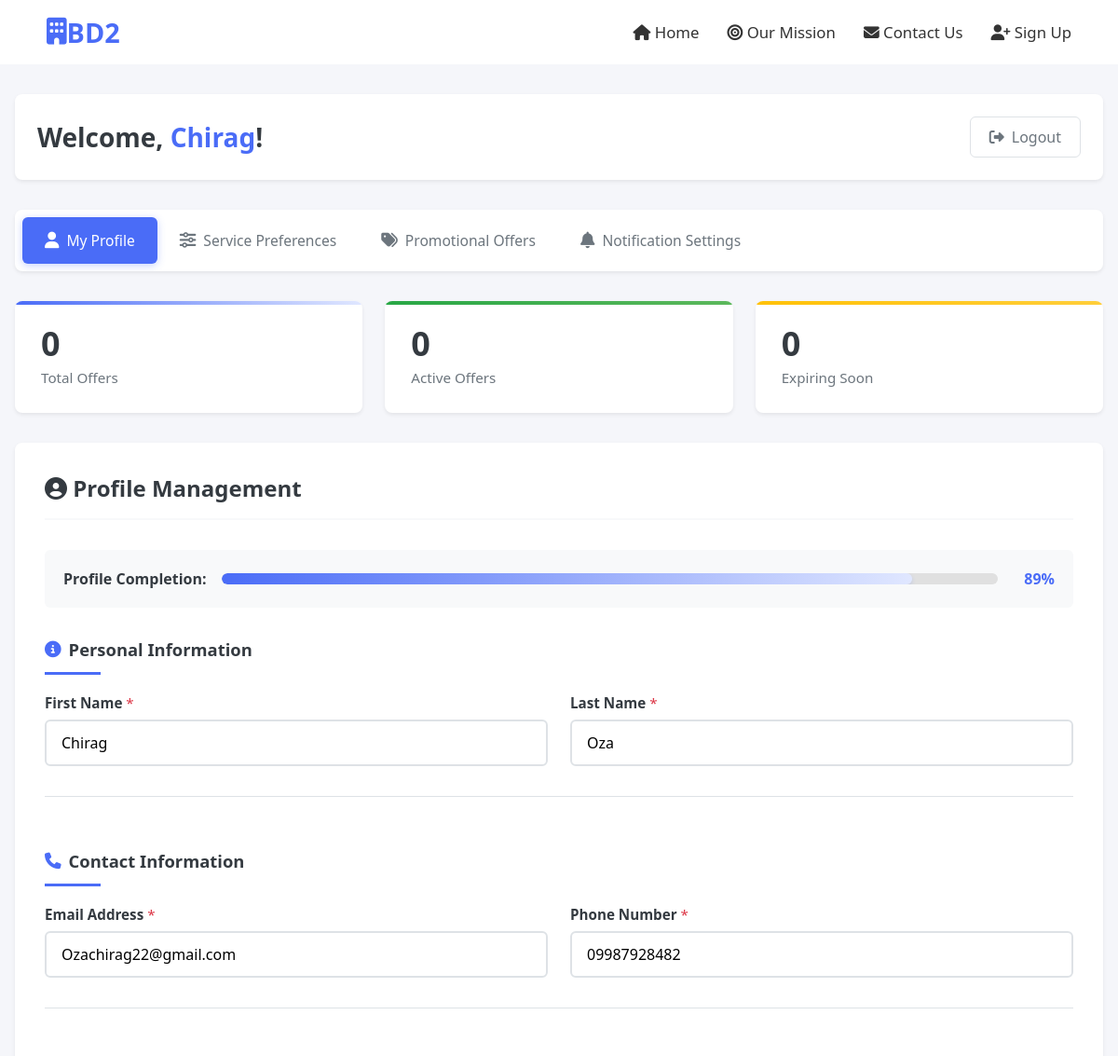
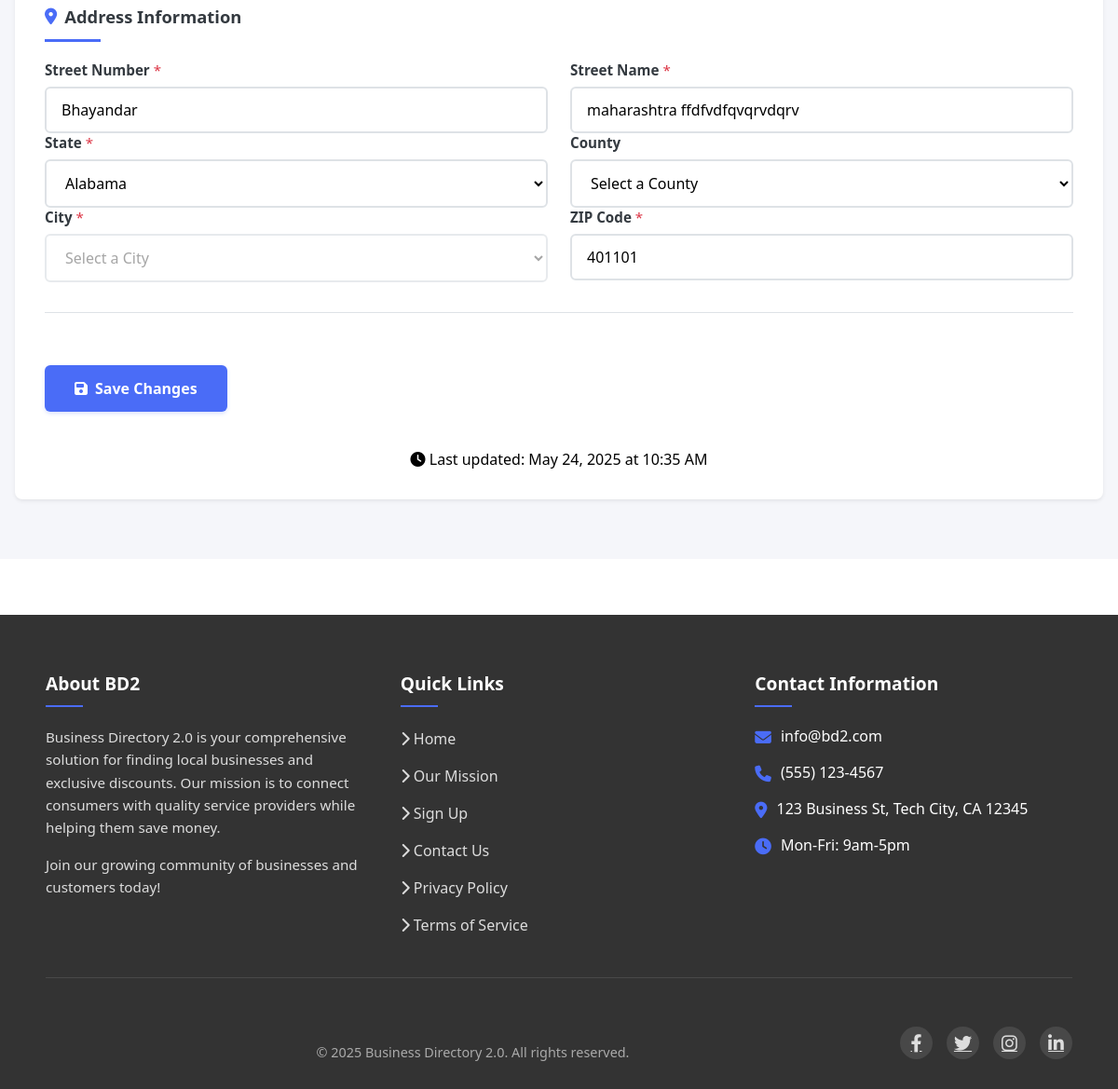
The page /users/consumer-dashboard/ (signed in) on the database its author committed (2 pictures, top to bottom).
### users/models.py (models this page shows, shortened)
class User(AbstractUser, TimeStampedModel):
    username = None
    email = models.EmailField(_('email address'), unique=True)
    phone_number = models.CharField(max_length=15, blank=True, null=True)
    profile_picture = models.ImageField(upload_to='profile_pictures/', blank=True, null=True)
    address = models.ForeignKey(Address, on_delete=models.SET_NULL, null=True, blank=True)
    user_type = models.CharField(max_length=10, choices=UserType.choices, default=UserType.REQUESTOR)
    business_name = models.CharField(max_length=255, blank=True, null=True)
    website = models.URLField(blank=True, null=True)
    business_card_front = models.ImageField(upload_to='business_cards/', blank=True, null=True)
    business_card_back = models.ImageField(upload_to='business_cards/', blank=True, null=True)
    has_blank_card_back = models.BooleanField(default=False)
    service_description = models.TextField(blank=True, null=True)
    login_token = models.CharField(max_length=100, blank=True, null=True)
    token_expiry = models.DateTimeField(blank=True, null=True)
    groups = models.ManyToManyField(
        'auth.Group',
        verbose_name=_('groups'),
        blank=True,
        help_text=_(
            'The groups this user belongs to. A user will get all permissions '
            'granted to each of their groups.'
        ),
        related_name='custom_user_set',
        related_query_name='user',
    )
    user_permissions = models.ManyToManyField(
        'auth.Permission',
        verbose_name=_('user permissions'),
        blank=True,
        help_text=_('Specific permissions for this user.'),
        related_name='custom_user_set',
        related_query_name='user',
    )
    USERNAME_FIELD = 'email'
    REQUIRED_FIELDS = []
    objects = UserManager()

### core/models.py (models this page shows, shortened)
class TimeStampedModel(models.Model):
    created_at = models.DateTimeField(auto_now_add=True)
    updated_at = models.DateTimeField(auto_now=True)
    is_active = models.BooleanField(default=True)
    class Meta:
        abstract = True

class Address(TimeStampedModel):
    street = models.CharField(max_length=255)
    city = models.CharField(max_length=100)
    state = models.CharField(max_length=100)
    postal_code = models.CharField(max_length=20)
    country = models.CharField(max_length=100, default="United States")
    latitude = models.DecimalField(max_digits=9, decimal_places=6, null=True, blank=True)
    longitude = models.DecimalField(max_digits=9, decimal_places=6, null=True, blank=True)
    class Meta:
        verbose_name_plural = "Addresses"

### users/views.py (the view)
# urls.py: path('consumer-dashboard/', views.consumer_dashboard, name='consumer_dashboard'),
@login_required
def consumer_dashboard(request):
    user = request.user
    if user.login_token and user.is_token_valid():
        user.clear_token()
    context = {
        'user': user,
        **get_dashboard_stats(user),
        **get_user_profile_data(user),
        **get_user_preferences_data(user),
        **get_offers_data(user),
        **get_notification_settings(user),
        'states': get_us_states(),
        'all_categories': get_formatted_categories(),
    }
    return render(request, 'users/consumer_dashboard.html', context)

### users/templates/users/consumer_dashboard.html (shortened to what this page needs)
{% extends "base.html" %}
{% load static %}
{% block extra_css %}
<link rel="stylesheet" href="{% static 'css/consumer_dashboard.css' %}">
<link rel="stylesheet" href="https://cdn.jsdelivr.net/npm/toastify-js/src/toastify.min.css">
{% endblock %}
{% block content %}
<main class="consumer-dashboard">
  <header class="dashboard-header">
    <h1>Welcome, <span id="user-first-name">{{ user.first_name|default:"there" }}</span>!</h1>
    <div class="logout-container">
      <a href="{% url 'logout' %}" class="logout-button">
        <i class="fas fa-sign-out-alt"></i>
        <span class="logout-text">Logout</span>
      </a>
    </div>
  </header>
  <nav class="dashboard-tabs" role="tablist">
    <button class="tab-button active" data-tab="profile" role="tab" aria-selected="true" aria-controls="profile-section">
      <i class="fas fa-user"></i>
      <span>My Profile</span>
    </button>
    <button class="tab-button" data-tab="preferences" role="tab" aria-selected="false" aria-controls="preferences-section">
      <i class="fas fa-sliders-h"></i>
      <span>Service Preferences</span>
    </button>
    <button class="tab-button" data-tab="offers" role="tab" aria-selected="false" aria-controls="offers-section">
      <i class="fas fa-tags"></i>
      <span>Promotional Offers</span>
    </button>
    <button class="tab-button" data-tab="notifications" role="tab" aria-selected="false" aria-controls="notifications-section">
      <i class="fas fa-bell"></i>
      <span>Notification Settings</span>
    </button>
  </nav>
  <section class="dashboard-stats" aria-label="Dashboard statistics">
    <div class="stat-card">
      <div class="stat-number" id="total-offers">{{ total_offers|default:"0" }}</div>
      <div class="stat-label">Total Offers</div>
    </div>
    <div class="stat-card">
      <div class="stat-number" id="active-offers">{{ active_offers|default:"0" }}</div>
      <div class="stat-label">Active Offers</div>
    </div>
    <div class="stat-card">
      <div class="stat-number" id="expiring-soon">{{ expiring_soon|default:"0" }}</div>
      <div class="stat-label">Expiring Soon</div>
    </div>
  </section>
  <section class="dashboard-content active" id="profile-section" role="tabpanel" aria-labelledby="profile-tab">
    {% include "users/consumer_dashboard_profile.html" %}
  </section>
</main>
{% endblock %}

### core/templates/base.html (shortened to what this page needs)
{% load static %}
<!DOCTYPE html>
<html lang="en">
<head>
  <link rel="stylesheet" href="{% static 'css/home.css' %}">
  <link rel="stylesheet" href="https://cdnjs.cloudflare.com/ajax/libs/font-awesome/6.4.0/css/all.min.css">
  <link rel="stylesheet" type="text/css" href="https://cdn.jsdelivr.net/npm/toastify-js/src/toastify.min.css">
  {% block extra_css %}{% endblock %}
</head>
<body>
  <nav>
    <div class="nav-container">
      <a href="{% url 'home' %}" class="logo">
        <i class="fas fa-building"></i> <span>BD2</span>
      </a>
      <ul class="menu">
        <li><a href="{% url 'home' %}" class="{% if request.path == '/' %}active{% endif %}"><i class="fas fa-home"></i> Home</a></li>
        <li><a href="#" class="{% if request.path == '/mission/' %}active{% endif %}"><i class="fas fa-bullseye"></i> Our Mission</a></li>
        <li><a href="{% url 'contact' %}" class="{% if request.path == '/contact/' %}active{% endif %}"><i class="fas fa-envelope"></i> Contact Us</a></li>
        <li><a href="{% url 'signup' %}" class="{% if request.path == '/register/' %}active{% endif %}"><i class="fas fa-user-plus"></i> Sign Up</a></li>
      </ul>
    </div>
  </nav>
  {% block content %}{% endblock %}
  <footer>
    <div class="footer-content">
      <div class="footer-column">
        <h3>About BD2</h3>
        <p>Business Directory 2.0 is your comprehensive solution for finding local businesses and exclusive discounts. Our mission is to connect consumers with quality service providers while helping them save money.</p>
        <p>Join our growing community of businesses and customers today!</p>
      </div>
      <div class="footer-column">
        <h3>Quick Links</h3>
        <ul class="footer-links">
          <li><a href="{% url 'home' %}"><i class="fas fa-chevron-right"></i> Home</a></li>
          <li><a href="#"><i class="fas fa-chevron-right"></i> Our Mission</a></li>
          <li><a href="{% url 'register' %}"><i class="fas fa-chevron-right"></i> Sign Up</a></li>
          <li><a href="{% url 'contact' %}"><i class="fas fa-chevron-right"></i> Contact Us</a></li>
          <li><a href="#"><i class="fas fa-chevron-right"></i> Privacy Policy</a></li>
          <li><a href="#"><i class="fas fa-chevron-right"></i> Terms of Service</a></li>
        </ul>
      </div>
      <div class="footer-column">
        <h3>Contact Information</h3>
        <div class="footer-contact-item">
          <span class="footer-contact-icon"><i class="fas fa-envelope"></i></span>
          <span class="footer-contact-text">info@bd2.com</span>
        </div>
        <div class="footer-contact-item">
          <span class="footer-contact-icon"><i class="fas fa-phone"></i></span>
          <span class="footer-contact-text">(555) 123-4567</span>
        </div>
        <div class="footer-contact-item">
          <span class="footer-contact-icon"><i class="fas fa-map-marker-alt"></i></span>
          <span class="footer-contact-text">123 Business St, Tech City, CA 12345</span>
        </div>
        <div class="footer-contact-item">
          <span class="footer-contact-icon"><i class="fas fa-clock"></i></span>
          <span class="footer-contact-text">Mon-Fri: 9am-5pm</span>
        </div>
      </div>
    </div>
    <div class="footer-divider"></div>
    <div class="footer-bottom">
      <div class="copyright">
        <p>© 2025 Business Directory 2.0. All rights reserved.</p>
      </div>
      <div class="footer-social">
        <a href="#" aria-label="Facebook"><i class="fab fa-facebook-f"></i></a>
        <a href="#" aria-label="Twitter"><i class="fab fa-twitter"></i></a>
        <a href="#" aria-label="Instagram"><i class="fab fa-instagram"></i></a>
        <a href="#" aria-label="LinkedIn"><i class="fab fa-linkedin-in"></i></a>
      </div>
    </div>
  </footer>
</body>
</html>

### users/templates/users/consumer_dashboard_profile.html (shortened to what this page needs)
<h2><i class="fas fa-user-circle"></i> Profile Management</h2>
<div class="profile-completion">
  <div class="completion-label">Profile Completion:</div>
  <div class="progress-container">
    <div class="progress-bar" id="profile-progress" style="width: 0%"></div>
  </div>
  <div class="completion-percentage">0%</div>
</div>
<form class="profile-form" action="{% url 'user_profile' %}" method="post">
  <div class="form-section">
    <h3 class="section-title"><i class="fas fa-info-circle"></i> Personal Information</h3>
    <div class="form-row">
      <div class="form-group">
        <label for="first-name">First Name <span class="required">*</span></label>
        <input type="text" id="first-name" name="first_name" value="{{ user.first_name|default:'' }}" required>
      </div>
      <div class="form-group">
        <label for="last-name">Last Name <span class="required">*</span></label>
        <input type="text" id="last-name" name="last_name" value="{{ user.last_name|default:'' }}" required>
      </div>
    </div>
  </div>
  <div class="form-section">
    <h3 class="section-title"><i class="fas fa-phone"></i> Contact Information</h3>
    <div class="form-row">
      <div class="form-group">
        <label for="email">Email Address <span class="required">*</span></label>
        <input type="email" id="email" name="email" value="{{ user.email|default:'' }}" required>
      </div>
      <div class="form-group">
        <label for="phone">Phone Number <span class="required">*</span></label>
        <input type="tel" id="phone" name="phone" value="{{ user.phone_number|default:'' }}" placeholder="(123) 456-7890" required>
      </div>
    </div>
  </div>
  <div class="form-section">
    <h3 class="section-title"><i class="fas fa-map-marker-alt"></i> Address Information</h3>
    <div class="form-row">
      <div class="form-group" style="flex: 0.3;">
        <label for="address-number">Street Number <span class="required">*</span></label>
        <input type="text" id="address-number" name="address_number" value="{{ address_number|default:'' }}" placeholder="123" required>
      </div>
      <div class="form-group" style="flex: 0.7;">
        <label for="address-street">Street Name <span class="required">*</span></label>
        <input type="text" id="address-street" name="address_street" value="{{ address_street|default:'' }}" placeholder="Main Street" required>
      </div>
    </div>
    <div class="form-row">
      <div class="form-group">
        <label for="state">State <span class="required">*</span></label>
        <select id="state" name="state" data-current="{{ user.address.state|default:'' }}" required>
          {% if states %}
            {% for state_code, state_name in states %}
              <option value="{{ state_code }}" {% if user.address.state == state_code %}selected{% endif %}>{{ state_name }}</option>
            {% endfor %}
          {% endif %}
        </select>
      </div>
      <div class="form-group">
        <label for="county">County</label>
        <select id="county" name="county" {% if not user.address.state %}disabled{% endif %}>
          <option value="">Select a County</option>
        </select>
      </div>
    </div>
    <div class="form-row">
      <div class="form-group">
        <label for="city">City <span class="required">*</span></label>
        <select id="city" name="city" {% if not user.address.county %}disabled{% endif %} required>
          <option value="">Select a City</option>
        </select>
      </div>
      <div class="form-group">
        <label for="zip">ZIP Code <span class="required">*</span></label>
        <input type="text" id="zip" name="zip" value="{{ user.address.postal_code|default:'' }}" placeholder="12345" pattern="[0-9]{5}" maxlength="5" required>
      </div>
    </div>
  </div>
  <div class="form-actions">
    <button type="submit" class="primary-button">
      <i class="fas fa-save"></i> Save Changes
    </button>
  </div>
  <div class="last-updated text-center mt-2">
    <i class="fas fa-clock"></i> Last updated:
    <span id="last-updated-timestamp">
      {% if user.updated_at %}
        {{ user.updated_at|date:"F j, Y \a\t g:i A" }}
      {% else %}
        Never
      {% endif %}
    </span>
  </div>
</form>

### rows shown on the page
User: first_name "Chirag", last_name "Oza", email "Ozachirag22@gmail.com", phone "09987928482", state "Alabama", zip "401101", updated_at "May 24, 2025 at 10:35 AM"

### other values the page prints
{{ total_offers|default:"0" }} "0"
{{ active_offers|default:"0" }} "0"
{{ expiring_soon|default:"0" }} "0"
